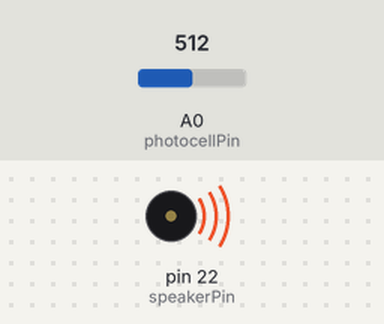
This sketch was run on a simulated Arduino Mega 2560, built with avr-gcc and run on an emulated ATmega2560. Parts: buzzer (waves = sounding). The inputs (shaded band) are chosen by the test bench; at power-on: A0 (photocellPin) = 512. What the sketch prints to the serial monitor is not drawn.

Above: at 0.1 s.
Timing chart, 0 to 1.6 s (numbered marks = the images above):
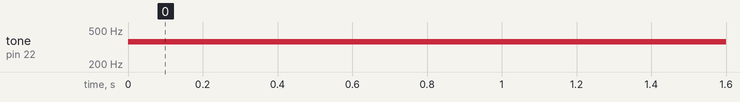

The sketch:

photcell-speaker-tone.ino
```cpp
/*
Modified from Adafruit Arduino - Lesson 10. Pseudo Thermin
Demonstrates assiging pin 22 or using the predefined SPEAKER constant which is mapped to pin 22 in order to access built-in speaker (piezo element).
*/

int photocellPin = A0; // Attach Multiplo photocell sensor to SO. (analog 0)
int speakerPin = 22; // uncomment this line to use speakerPin variable instead of SPEAKER

void setup()
{
Serial.begin(57600);
}

void loop()
{
  int reading = analogRead(photocellPin);
  int pitch = 110 + reading / 2;
  tone(speakerPin, pitch, 0); // uncomment this line to use speakerPin variable instead of SPEAKER
  //tone(SPEAKER, pitch, 0); // uncomment this line to use predefined SPEAKER constant
  delay(20);

  Serial.println(reading);
  delay(50);
}
```

Measured:
- by itself, tone on pin 22 (speakerPin): silent → 366 Hz at 0.00 s
